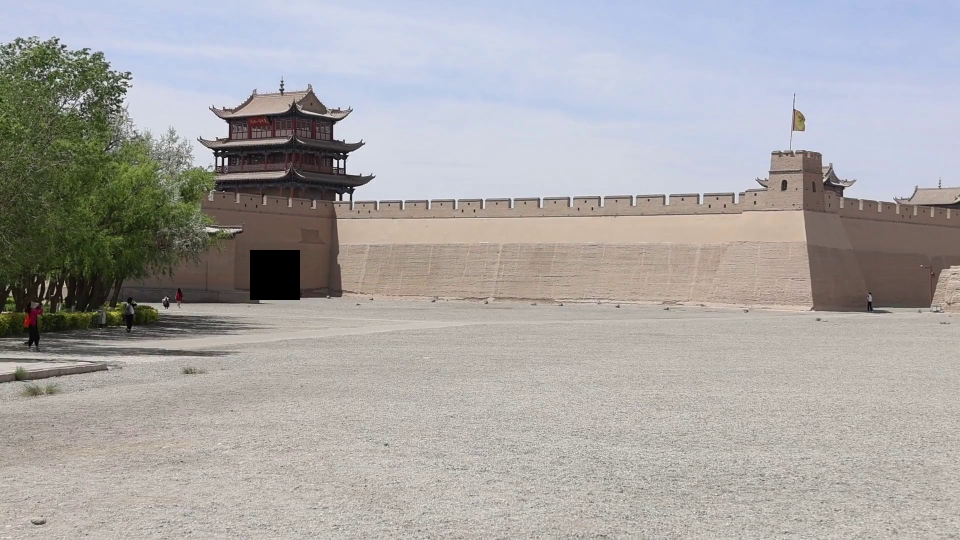
#> input picture python_scripts/extracted_frames_edit/frame_0005.jpg, 1920 x 1080 px, found by its file name (shown at 1/2 size)
$ python auto_resize.py
#> lines starting #> are read from the running program, lines starting #| are printed output that depends on the picture
import time
import random
from PIL import Image
import numpy as np
import math
import cv2
def bilinear_resize(image, edited_image, height, width):
  """
  `image` is a 2-D numpy array
  `height` and `width` are the desired spatial dimension of the new 2-D array.
  """
  img_height, img_width = image.shape[:2]

  resized = np.empty([height, width])

  x_ratio = float(img_width - 1) / (width - 1) if width > 1 else 0
  y_ratio = float(img_height - 1) / (height - 1) if height > 1 else 0

  for i in range(height):
    for j in range(width):

      x_l, y_l = math.floor(x_ratio * j), math.floor(y_ratio * i)
      x_h, y_h = math.ceil(x_ratio * j), math.ceil(y_ratio * i)
      x_h = min(x_h, img_width - 1)
      y_h = min(y_h, img_height - 1)
      x_l = min(x_l, img_width - 1)
      y_l = min(y_l, img_height - 1)
      x_weight = (x_ratio * j) - x_l
      y_weight = (y_ratio * i) - y_l

      a = image[y_l, x_l]
      b = image[y_l, x_h]
      c = image[y_h, x_l]
      d = image[y_h, x_h]

      pixel = a * (1 - x_weight) * (1 - y_weight) + b * x_weight * (1 - y_weight) + c * y_weight * (1 - x_weight) + d * x_weight * y_weight

      resized[i][j] = pixel
      if (abs(resized[i][j] - edited_image[i][j])>30):
        print(i,j, resized[i][j], edited_image[i][j], resized[i][j] -edited_image[i][j])
  cv2.imwrite('tmp.png', resized)
  cv2.imwrite('tmp2.png', edited_image)
  return resized

if __name__ == "__main__":
    image_path = "../python_scripts/extracted_frames_original/frame_0005.jpg"
    changed_path = "../python_scripts/extracted_frames_changed/frame_0005.jpg"
    with Image.open(image_path) as img:
#> img is the input picture: PIL image 1920x1080 RGB; mean R, G, B 168.5, 166.1, 165.1
        img = img.convert('RGB')  # Ensure image is in RGB format
        pixels = list(img.getdata())  # Get all pixels from the image
#> pixels = 2073600 items
        H_ORIG, W_ORIG = img.size
#> H_ORIG = 1920; W_ORIG = 1080
        print(f"the size of this image, width = {W_ORIG}, height = {H_ORIG}")
#| the size of this image, width = 1080, height = 1920
        w_r_vals = [[0 for _ in range(W_ORIG)] for _ in range(H_ORIG)]
        w_g_vals = [[0 for _ in range(W_ORIG)] for _ in range(H_ORIG)]
        w_b_vals = [[0 for _ in range(W_ORIG)] for _ in range(H_ORIG)]
        for i in range(H_ORIG):
            for j in range(W_ORIG):
                w_r_vals[i][j] = pixels[i * W_ORIG + j][0]
                w_g_vals[i][j] = pixels[i * W_ORIG + j][1]
                w_b_vals[i][j] = pixels[i * W_ORIG + j][2]
#> after the loop, w_b_vals = 1920 items; w_g_vals = 1920 items; w_r_vals = 1920 items
    with Image.open(changed_path) as img:
        img = img.convert('RGB')  # Ensure image is in RGB format
        pixels = list(img.getdata())  # Get all pixels from the image
        H_ORIG, W_ORIG = img.size
        print(f"the size of this image, width = {W_ORIG}, height = {H_ORIG}")
#| the size of this image, width = 1080, height = 1920
        r_r_vals = [[0 for _ in range(W_ORIG)] for _ in range(H_ORIG)]
        r_g_vals = [[0 for _ in range(W_ORIG)] for _ in range(H_ORIG)]
        r_b_vals = [[0 for _ in range(W_ORIG)] for _ in range(H_ORIG)]
        for i in range(H_ORIG):
            for j in range(W_ORIG):
                r_r_vals[i][j] = pixels[i * W_ORIG + j][0]
                r_g_vals[i][j] = pixels[i * W_ORIG + j][1]
                r_b_vals[i][j] = pixels[i * W_ORIG + j][2]
#> after the loop, r_b_vals = 1920 items; r_g_vals = 1920 items; r_r_vals = 1920 items
    edited_image = bilinear_resize(np.array(w_r_vals), np.array(r_r_vals), 540, 960)
#> the loop in bilinear_resize, `for i in range(height):` made 540 passes
#> (printed output is left out)
#> after the loop in bilinear_resize, `for i in range(height):`:
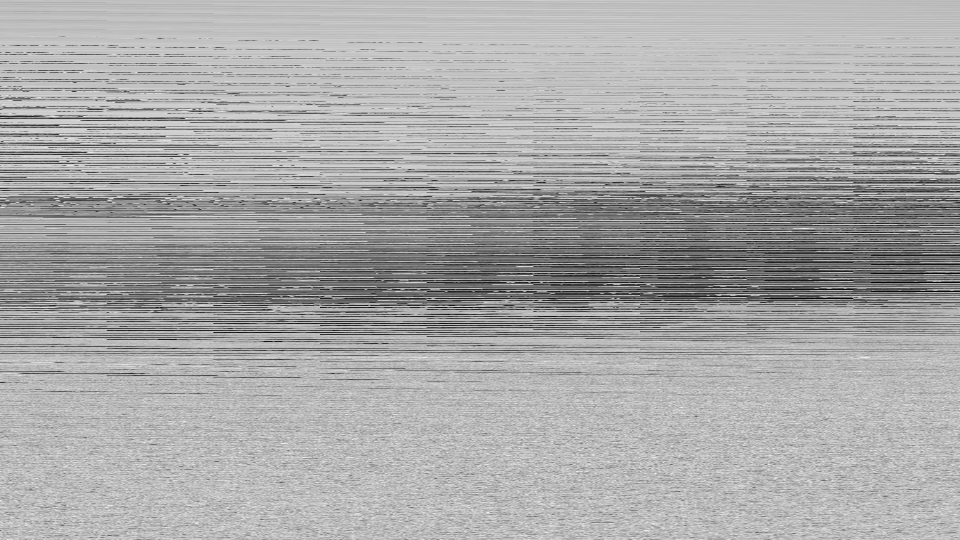
#> resized: shape (540, 960) float64; min 0.375, max 243.9, mean 168.8
#> in bilinear_resize, `cv2.imwrite('tmp2.png', edited_image)`:
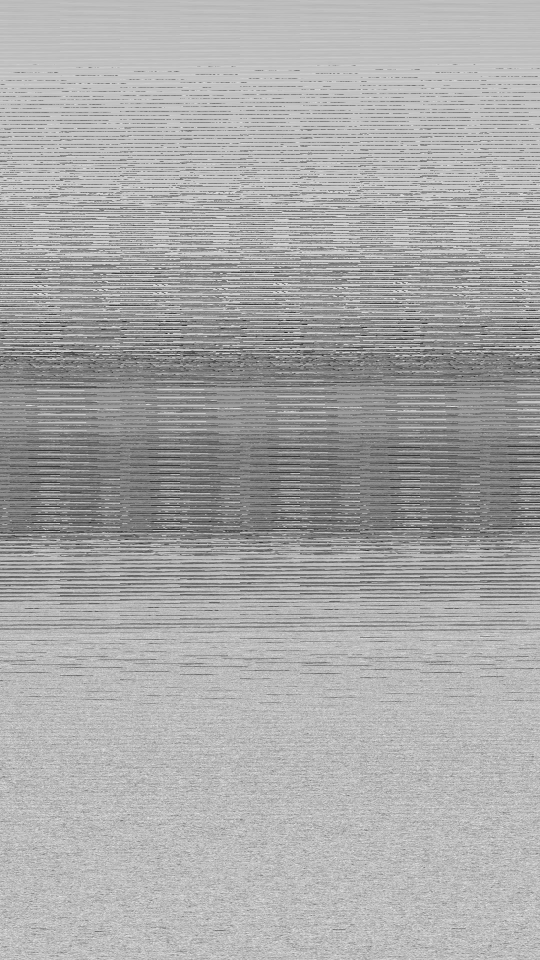
#> saved as tmp2.png: shape (1920, 1080) (shown at 1/2 size); min 0, max 255, mean 168.5
    print(edited_image)
